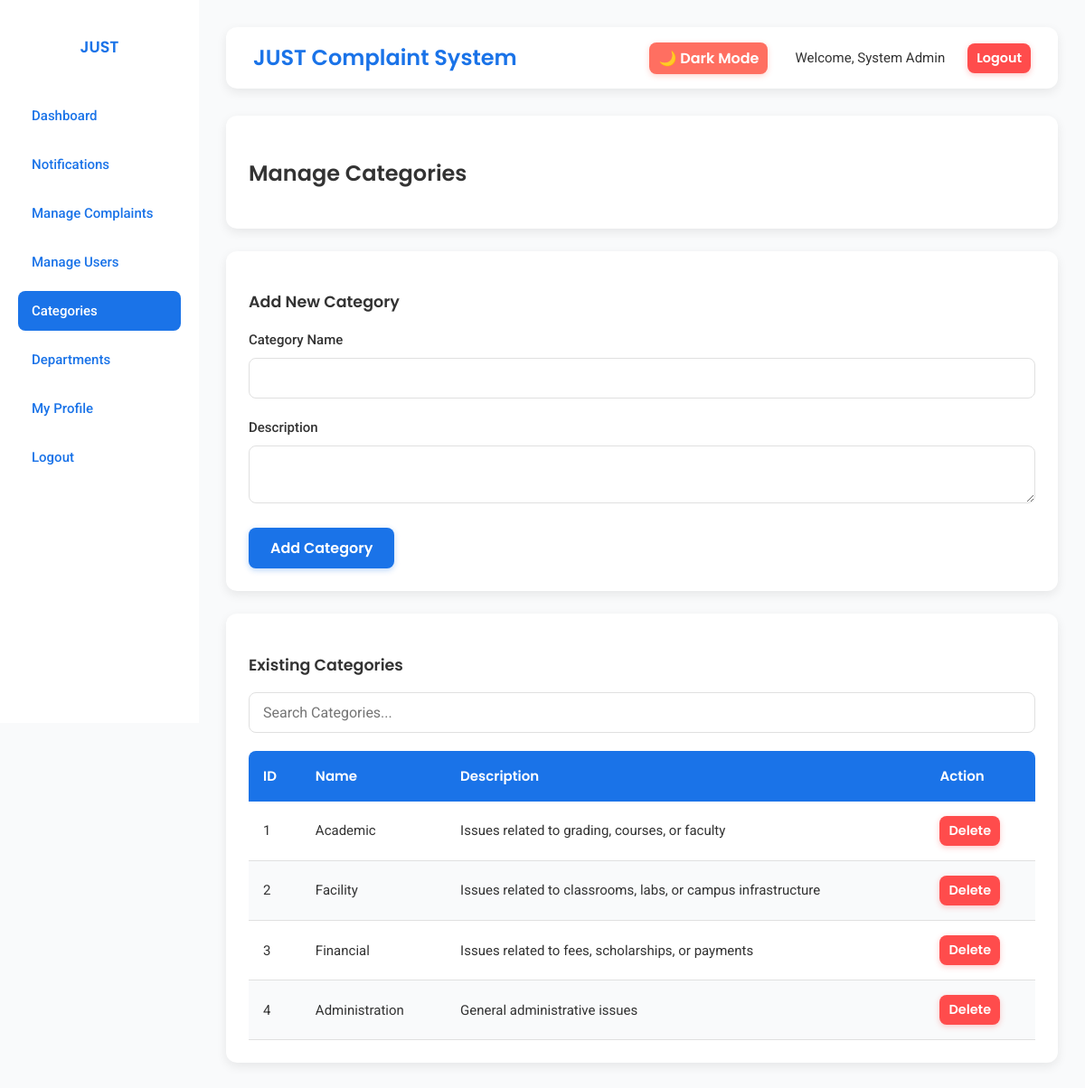
The page /dashboard/categories.php (signed in) on the database its author committed.
### tables this page shows
CREATE TABLE IF NOT EXISTS `categories` (
  `id` int(11) NOT NULL AUTO_INCREMENT,
  `name` varchar(100) NOT NULL,
  `description` text DEFAULT NULL,
  `created_at` timestamp NOT NULL DEFAULT current_timestamp(),
  PRIMARY KEY (`id`)
);

### dashboard/categories.php (the view, shortened to what this page needs)
<?php
include '../includes/db_connect.php';
include '../includes/header.php';
?>
<div class="wrapper">
    <?php include '../includes/sidebar.php'; ?>
    <div class="content">
        <?php include '../includes/navbar.php'; ?>
        <div class="main-content">
            <div class="card">
                <h2>Manage Categories</h2>
            </div>
            <div class="card">
                <h3>Add New Category</h3>
                <form action="categories.php" method="POST">
                    <div class="form-group">
                        <label>Category Name</label>
                        <input type="text" name="name" class="form-control" required>
                    </div>
                    <div class="form-group">
                        <label>Description</label>
                        <textarea name="description" class="form-control"></textarea>
                    </div>
                    <button type="submit" class="btn btn-primary">Add Category</button>
                </form>
            </div>
            <div class="card">
                <h3>Existing Categories</h3>
                <div style="margin-bottom: 20px;">
                    <input type="text" id="live_search_categories" class="form-control"
                        placeholder="Search Categories...">
                </div>
                <table class="table">
                    <thead>
                        <tr>
                            <th>ID</th>
                            <th>Name</th>
                            <th>Description</th>
                            <th>Action</th>
                        </tr>
                    </thead>
                    <tbody id="categories_table_body">
                        <?php
                        $result = $conn->query("SELECT * FROM categories ORDER BY id ASC");
                        if ($result->num_rows > 0) {
                            while ($row = $result->fetch_assoc()) {
                                echo "<tr>";
                                echo "<td>" . $row['id'] . "</td>";
                                echo "<td>" . htmlspecialchars($row['name']) . "</td>";
                                echo "<td>" . htmlspecialchars($row['description']) . "</td>";
                                echo "<td>
                                        <a href='categories.php?delete_id=" . $row['id'] . "' class='btn btn-danger' onclick='return confirm(\"Are you sure?\")' style='padding: 5px 10px; font-size: 0.9rem;'>Delete</a>
                                      </td>";
                                echo "</tr>";
                            }
                        } else {
                            echo "<tr><td colspan='4'>No categories found.</td></tr>";
                        }
                        ?>
                    </tbody>
                </table>
            </div>
        </div>
    </div>
</div>
<?php include '../includes/footer.php'; ?>

### includes/header.php (shortened to what this page needs)
<!DOCTYPE html>
<html lang="en">
<head>
    <?php
    $current_script = $_SERVER['PHP_SELF'];
    $base_url = './';
    if (strpos($current_script, '/dashboard/') !== false) {
        $base_url = '../';
    }
    ?>
    <link rel="stylesheet" href="<?php echo $base_url; ?>assets/css/style.css">
</head>
<body>

### includes/sidebar.php (shortened to what this page needs)
<?php
$current_page = basename($_SERVER['PHP_SELF']);
function isActive($page)
{
    global $current_page;
    return $current_page == $page ? 'active' : '';
}
$role = isset($_SESSION['role']) ? $_SESSION['role'] : '';
?>
<nav class="sidebar">
    <div class="sidebar-header">
        <h3>JUST</h3>
    </div>
    <ul class="components">
        <?php if (isset($_SESSION['user_id'])): ?>
            <li>
                <a href="<?php echo $base_url; ?>dashboard/dashboard.php"
                    class="<?php echo isActive('dashboard.php'); ?>">Dashboard</a>
            </li>
            <li>
                <a href="<?php echo $base_url; ?>dashboard/notifications.php"
                    class="<?php echo isActive('notifications.php'); ?>">
                    Notifications
                </a>
            </li>
            <?php if ($role === 'admin'): ?>
                <li>
                    <a href="<?php echo $base_url; ?>dashboard/complaints.php"
                        class="<?php echo isActive('complaints.php'); ?>">Manage Complaints</a>
                </li>
                <li>
                    <a href="<?php echo $base_url; ?>dashboard/users.php" class="<?php echo isActive('users.php'); ?>">Manage
                        Users</a>
                </li>
                <li>
                    <a href="<?php echo $base_url; ?>dashboard/categories.php"
                        class="<?php echo isActive('categories.php'); ?>">Categories</a>
                </li>
                <li>
                    <a href="<?php echo $base_url; ?>dashboard/departments.php"
                        class="<?php echo isActive('departments.php'); ?>">Departments</a>
                </li>
            <?php endif; ?>
            <li>
                <a href="<?php echo $base_url; ?>dashboard/profile.php" class="<?php echo isActive('profile.php'); ?>">My
                    Profile</a>
            </li>
            <li>
                <a href="<?php echo $base_url; ?>logout.php">Logout</a>
            </li>
        <?php endif; ?>
    </ul>
</nav>

### includes/navbar.php (shortened to what this page needs)
<nav class="navbar">
    <div class="logo">
        <a href="<?php echo $base_url; ?>index.php">
            <h2>JUST Complaint System</h2>
        </a>
    </div>
    <div class="user-info" style="display: flex; align-items: center;">
        <button id="theme-toggle" class="btn btn-secondary" style="margin-right: 15px; padding: 5px 10px;">🌙 Dark
            Mode</button>
        <?php if (isset($_SESSION['user_id'])): ?>
            <span>Welcome,
                <?php echo htmlspecialchars($_SESSION['name']); ?>
            </span>
            <a href="<?php echo $base_url; ?>logout.php" class="btn btn-danger"
                style="margin-left: 10px; padding: 5px 10px; font-size: 0.9rem;">Logout</a>
        <?php endif; ?>
    </div>
</nav>

### includes/footer.php (shortened to what this page needs)
</body>
</html>

### assets/css/style.css (style rules this page uses)
:root { --primary-color: #1A73E8; --primary-hover: #155bb5; --secondary-bg: #F9FAFB; --accent-color: #FF6F61; --accent-hover: #e65b50; --success-color: #28C76F; --warning-color: #FFA500; --danger-color: #FF4C4C; --text-color: #333333; --text-light: #FFFFFF; --card-bg: #FFFFFF; --sidebar-bg: #1E1E2F; --sidebar-text: #E0E0E0; --border-color: #E0E0E0; --border-radius: 12px; --input-radius: 8px; --box-shadow: 0 4px 12px rgba(0, 0, 0, 0.08); --hover-transform: translateY(-3px); --font-heading: 'Poppins', sans-serif; --font-body: 'Roboto', sans-serif; }
* { box-sizing: border-box; }
body { font-family: var(--font-body); background-color: var(--secondary-bg); color: var(--text-color); margin: 0; line-height: 1.6; font-size: 15px; }
h1, h2, h3, h4, h5, h6 { font-family: var(--font-heading); font-weight: 600; margin-bottom: 1rem; color: inherit; }
h2 { font-size: 24px; }
a { color: var(--primary-color); text-decoration: none; transition: color 0.3s ease; }
.wrapper { display: flex; width: 100%; min-height: 100vh; }
.sidebar { width: 220px; min-width: 220px; background: #FFFFFF; height: 100vh; padding: 20px; position: fixed; top: 0; left: 0; overflow-y: auto; transition: all 0.3s ease; z-index: 1000; }
.sidebar-header h3 { color: #1A73E8; font-family: 'Poppins', sans-serif; margin-bottom: 20px; text-align: center; }
.sidebar ul.components { padding: 20px 0; border-bottom: none; }
.sidebar ul.components li { list-style: none; margin-bottom: 10px; }
.sidebar ul.components li a { display: flex; align-items: center; padding: 10px 15px; color: #1A73E8; text-decoration: none; font-weight: 500; border-radius: 8px; transition: all 0.3s ease; border-left: none; }
.sidebar ul.components li a.active, .sidebar ul.components li a:focus, .sidebar ul.components li a.current { background: #1A73E8; color: #fff; }
.content { width: 100%; margin-left: 220px; padding: 30px; transition: all 0.3s; display: flex; flex-direction: column; }
.navbar { padding: 15px 30px; background: var(--card-bg); border: none; border-radius: var(--border-radius); margin-bottom: 30px; box-shadow: var(--box-shadow); display: flex; justify-content: space-between; align-items: center; }
.navbar .logo h2 { margin: 0; font-size: 1.5rem; color: var(--primary-color); }
.navbar .user-info { display: flex; align-items: center; gap: 15px; }
.card { background: var(--card-bg); padding: 25px; margin-bottom: 25px; border-radius: var(--border-radius); box-shadow: var(--box-shadow); border: none; transition: transform 0.3s ease, box-shadow 0.3s ease; }
.form-group { margin-bottom: 20px; }
.form-group label { display: block; margin-bottom: 8px; font-weight: 500; }
.form-control { width: 100%; padding: 12px 15px; margin: 0; border: 1px solid var(--border-color); border-radius: var(--input-radius); background: var(--card-bg); color: var(--text-color); font-family: var(--font-body); font-size: 1rem; transition: all 0.3s ease; }
textarea.form-control { resize: vertical; }
.btn { padding: 10px 24px; border: none; border-radius: var(--input-radius); font-family: var(--font-heading); font-weight: 600; font-size: 1rem; cursor: pointer; text-decoration: none; display: inline-flex; align-items: center; justify-content: center; transition: all 0.3s ease; text-transform: capitalize; color: var(--white); }
.btn-primary { background: var(--primary-color); color: #fff; box-shadow: 0 2px 6px rgba(26, 115, 232, 0.3); }
.btn-secondary { background: var(--accent-color); color: #fff; box-shadow: 0 2px 6px rgba(255, 111, 97, 0.3); }
.btn-danger { background: var(--danger-color); color: #fff; box-shadow: 0 2px 6px rgba(255, 76, 76, 0.3); }
.table { width: 100%; border-collapse: separate; border-spacing: 0; margin-top: 10px; }
.table th { background-color: var(--primary-color); color: var(--text-light); padding: 16px; text-align: left; font-weight: 600; font-family: var(--font-heading); }
.table th:first-child { border-top-left-radius: var(--input-radius); }
.table th:last-child { border-top-right-radius: var(--input-radius); }
.table td { padding: 16px; border-bottom: 1px solid var(--border-color); vertical-align: middle; }
.table tbody tr:nth-child(even) { background-color: var(--secondary-bg); }

### rows shown on the page
categories: id "1", name "Academic", description "Issues related to grading, courses, or faculty"
categories: id "2", name "Facility", description "Issues related to classrooms, labs, or campus infrastructure"
categories: id "3", name "Financial", description "Issues related to fees, scholarships, or payments"
categories: id "4", name "Administration", description "General administrative issues"

### other values the page prints
$_SESSION['name'] "System Admin"
